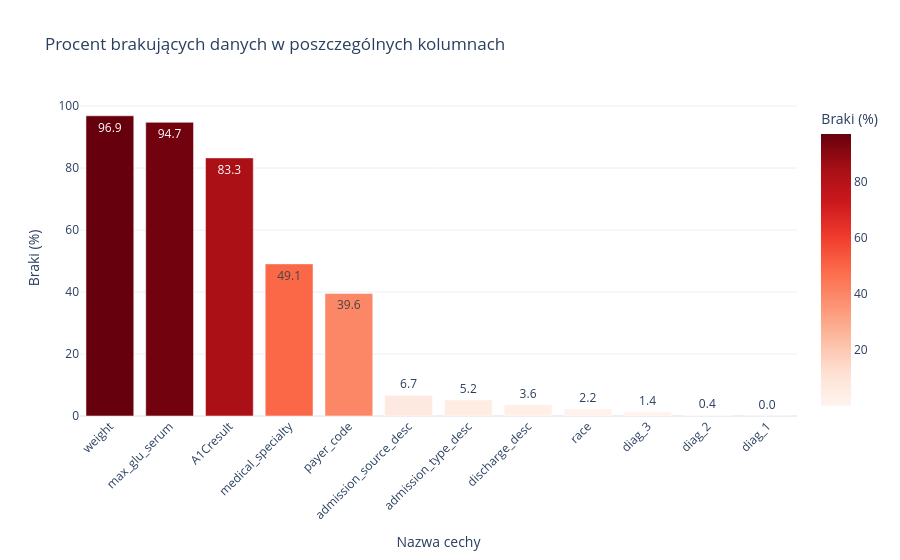

Notebook code for this chart:
### Markdown cell above
Teraz zrobimy interaktywny wykres pokazujący ile jest tych braków

### Code cell
# Rysowanie interaktywnego wykresu słupkowego za pomocą Plotly Express
fig = px.bar(
    missing_data, 
    x='Kolumna', 
    y='Procent',
    title='Procent brakujących danych w poszczególnych kolumnach',
    # Pokazuje wartości na czubku słupków z jednym miejscem po przecinku
    text_auto='.1f', 
    labels={'Procent': 'Braki (%)', 'Kolumna': 'Nazwa cechy'},
    # Koloruje słupki na podstawie wielkości braku
    color='Procent',
     # Czerwony kolor ostrzega nas o problemie
    color_continuous_scale='Reds')

# Poprawienie czytelności osi X - obrót lierek o kąt 45 stopni zamiast domyślnego
fig.update_layout(xaxis_tickangle=-45)

fig.show()

### Figure 1 — Plotly figure (JSON) as saved in the notebook; plotly's stock layout.template omitted (floating-point values rounded to 4 significant figures)
{"data": [{"hovertemplate": "Nazwa cechy=%{x}<br>Braki (%)=%{marker.color}<extra></extra>", "legendgroup": "", "marker": {"color": [96.86, 94.75, 83.28, 49.08, 39.56, 6.663, 5.199, 3.627, 2.234, 1.398, 0.3518, 0.02064], "coloraxis": "coloraxis", "pattern": {"shape": ""}}, "name": "", "orientation": "v", "showlegend": false, "textposition": "auto", "texttemplate": "%{y:.1f}", "type": "bar", "x": ["weight", "max_glu_serum", "A1Cresult", "medical_specialty", "payer_code", "admission_source_desc", "admission_type_desc", "discharge_desc", "race", "diag_3", "diag_2", "diag_1"], "xaxis": "x", "y": [96.86, 94.75, 83.28, 49.08, 39.56, 6.663, 5.199, 3.627, 2.234, 1.398, 0.3518, 0.02064], "yaxis": "y"}], "layout": {"barmode": "relative", "coloraxis": {"colorbar": {"title": {"text": "Braki (%)"}}, "colorscale": [[0, "rgb(255,245,240)"], [0.125, "rgb(254,224,210)"], [0.25, "rgb(252,187,161)"], [0.375, "rgb(252,146,114)"], [0.5, "rgb(251,106,74)"], [0.625, "rgb(239,59,44)"], [0.75, "rgb(203,24,29)"], [0.875, "rgb(165,15,21)"], [1, "rgb(103,0,13)"]]}, "legend": {"tracegroupgap": 0}, "title": {"text": "Procent brakujących danych w poszczególnych kolumnach"}, "xaxis": {"anchor": "y", "domain": [0, 1], "tickangle": -45, "title": {"text": "Nazwa cechy"}}, "yaxis": {"anchor": "x", "domain": [0, 1], "title": {"text": "Braki (%)"}}}}
